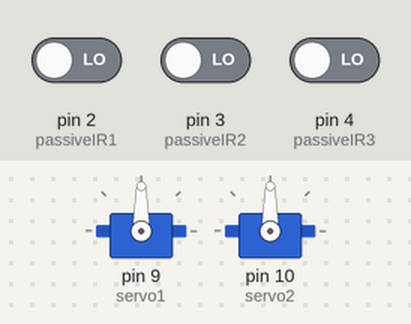
A sketch run on a simulated Arduino Uno, built with avr-gcc and run on an emulated ATmega328P. Parts: 2 × servo. The test bench sets the inputs (shaded band); at power-on: pin 2 (passiveIR1) LOW, pin 3 (passiveIR2) LOW, pin 4 (passiveIR3) LOW. What the sketch prints to the serial monitor is not drawn.

Above: at 1.8 s.
1.9 s: pin 2 (passiveIR1) driven HIGH
At 3.2 s:
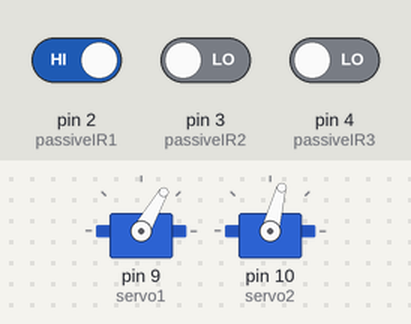
4.0 s: pin 3 (passiveIR2) driven HIGH
At 5.7 s:
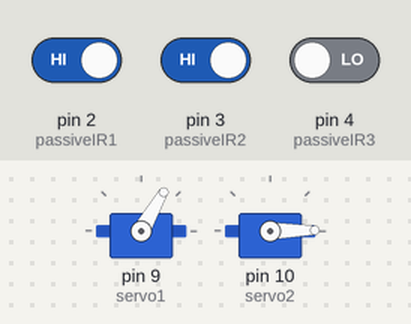
6.0 s: pin 4 (passiveIR3) driven HIGH
At 7.5 s:
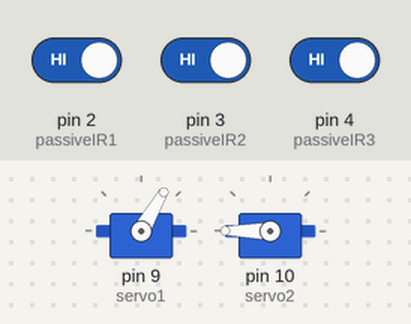
Timing chart, 0 to 9.0 s (numbered marks = the images above; inputs shaded):
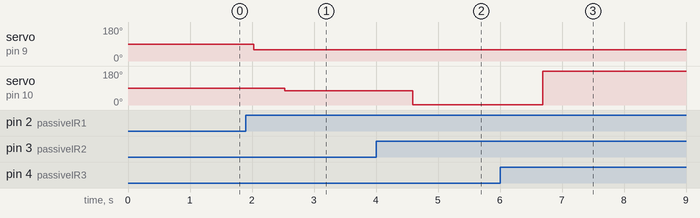

Measured:
- after the input at 1.9 s, servo on pin 9 (servo1): 90° → 60° after 0.13 s; servo on pin 10 (servo2): 90° → 75° after 0.63 s
- after the input at 4.0 s, servo on pin 10 (servo2): 75° → 1° after 0.59 s
- after the input at 6.0 s, servo on pin 10 (servo2): 1° → 180° after 0.69 s

The sketch:

Arduino_camera-mount_v2_.ino
```cpp
/* Motion detection and servo control
 * using Arduino Servo Shield
 * and three passive infrared receivers
 * written by Johnathan Nicolosi
 */

#include <Servo.h> // a maximum of 8 servos can be created
Servo servo1; // this motor pans up and down
Servo servo2; // this motor turns left and right

//int moistureSensor = A0;        // Moisture sensor output to Arduino analog A0 pin
//int lightSensor = A1;           // Light sensor output to Arduino analog A1 pin
int passiveIR1 = 2;              // (Center) PassiveIR sensor on Raspberry sends a digital high to Digital Pin 2
int passiveIR2 = 3;              // (Right) PassiveIR sensor on Raspberry sends a digital high to Digital Pin 3
int passiveIR3 = 4;              // (Left) PassiveIR sensor on Raspberry sends a digital high to Digital Pin 4
int piezoPin = 8;               // for the alarm buzzer
int pir1State = LOW;             // start by assuming no motion detected at center
int pir2State = LOW;             // start by assuming no motion detected on right
int pir3State = LOW;             // start by assuming no motion detected on left
float val1 = 0;                    // variable for reading center PIR pin status
float val2 = 0;                    // variable for reading right PIR pin status
float val3 = 0;                    // variable for reading left PIR pin status
void setup() {
  // initialize the serial communications:
  Serial.begin(9600);
  // turn on servo1
  servo1.attach(9);
  // turn on servo2
  servo2.attach(10);
}


void loop() {
   int i;
  Serial.print("Motion (Center): ");
  Serial.print(digitalRead(passiveIR1));
  // print a tab between values
  Serial.print("\t");
   // print the sensor values:
  Serial.print("Motion (Right): ");
  Serial.print(digitalRead(passiveIR2));
  // print a tab between values
  Serial.print("\t");
   // print the sensor values:
  Serial.print("Motion (Left): ");
  Serial.print(digitalRead(passiveIR3));
  // print a tab between values
  Serial.print("\t");
  // print the sensor values:

for (i = 0; i < 1; i++) {
  val1 = digitalRead(passiveIR1);  // read input value
  if (val1 == HIGH) {            // check if the input is HIGH
    //digitalWrite(piezoPin, HIGH);  // turn buzzerON
    if (digitalRead(passiveIR1) > 0) {
      // we have just turned on
      Serial.println("Alert: Motion detected at Center!");
      // We only want to print on the output change, not state
      while(pir1State == LOW){
             servo1.write(60);
             delay(500);
             servo2.write(75);
             delay(500);
             break;
             }
      pir1State = HIGH;
    }
  } else {
    //digitalWrite(piezoPin, LOW); // turn buzzer OFF
    if (pir1State == HIGH){
      // we have just turned of
      Serial.println("Alert: Motion ended!");
      // We only want to print on the output change, not state
      pir1State = LOW;
    }
  }
  val2 = digitalRead(passiveIR2);  // read input value
  if (val2 == HIGH) {            // check if the input is HIGH
      //digitalWrite(piezoPin, HIGH);  // turn buzzerON
      if (digitalRead(passiveIR2) > 0) {
      // we have just turned on
      Serial.println("Alert: Motion detected on my right!");
      // We only want to print on the output change, not state
      while(pir2State == LOW){
             servo1.write(60);
             delay(500);
             servo2.write(1);
             delay(500);
             break;
             }
      pir2State = HIGH;
    }
  } else {
    //digitalWrite(piezoPin, LOW); // turn buzzer OFF
    if (pir2State == HIGH){
      // we have just turned of
      Serial.println("Alert: Motion on my right has ended!");
      // We only want to print on the output change, not state
      pir2State = LOW;
    }
  }
  val3 = digitalRead(passiveIR3);  // read input value
  if (val3 == HIGH) {            // check if the input is HIGH
      //digitalWrite(piezoPin, HIGH);  // turn buzzerON
      if (digitalRead(passiveIR3) > 0) {
      // we have just turned on
      Serial.println("Alert: Motion on my left detected!");
      // We only want to print on the output change, not state
      while(pir3State == LOW){
         servo1.write(60);
         delay(500);
         servo2.write(180);
         delay(500);
         break;
      }
    pir3State = HIGH;
    }
  } else {
    //digitalWrite(piezoPin, LOW); // turn buzzer OFF
    if (pir3State == HIGH){
      // we have just turned of
      Serial.println("Alert: Motion on my left has ended!");
      // We only want to print on the output change, not state
      pir3State = LOW;
    }
  }
}
delay(1000);
}
```
